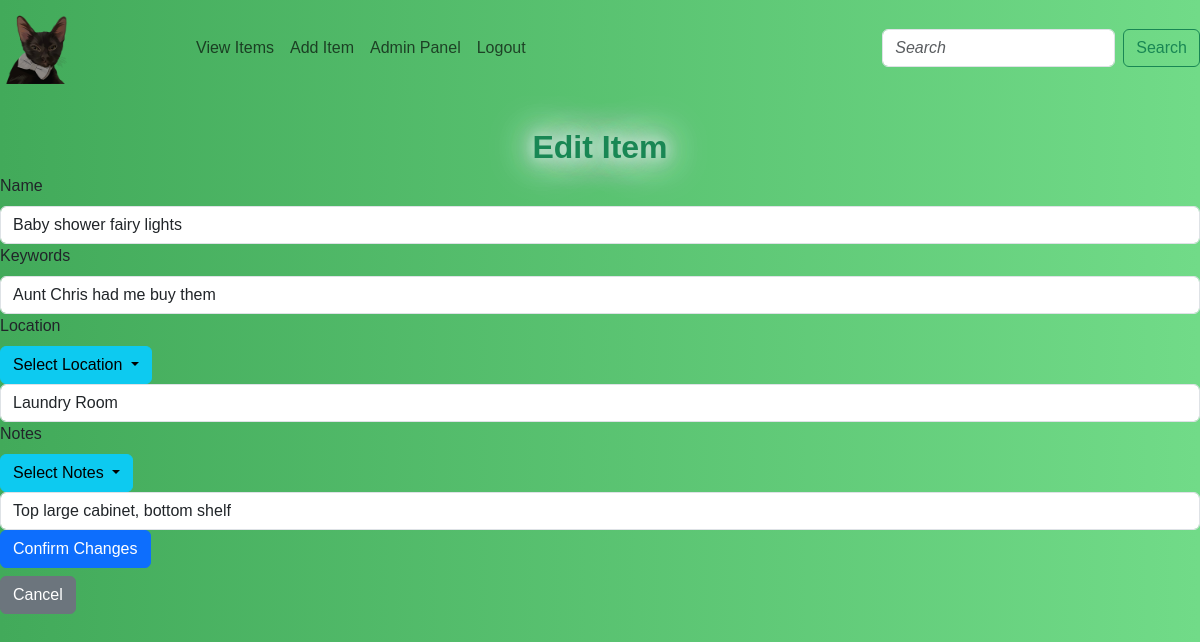
The page /edit/97 (signed in) on the database its author committed.
### app/models.py (models this page shows, shortened)
class Item(db.Model):
    id = db.Column(db.Integer, primary_key=True)
    name = db.Column(db.String(100), nullable=False)
    keywords = db.Column(db.String(200), nullable=True)
    location = db.Column(db.String(100), nullable=False)
    notes = db.Column(db.String, nullable=True)

### app/routes.py (the view, shortened to what this page needs)
@app.route('/edit/<int:item_id>', methods=['GET', 'POST'])
@login_required
@admin_required
def edit_item(item_id):
    item = Item.query.get_or_404(item_id)
    form = ItemForm(obj=item)
    locations = get_distinct_locations()
    return render_template('edit_item.html', form=form, locations=locations)

### app/forms.py
class ItemForm(FlaskForm):
    name = StringField('Name', validators=[DataRequired()])
    keywords = StringField('Keywords')
    location = StringField('Location', validators=[DataRequired()])
    notes = StringField('Notes')
    submit = SubmitField('Add Item')

### app/__init__.py (called while the page is built)
@login_manager.user_loader
def load_user(user_id):
    return models.User.query.get(int(user_id))

### app/routes.py (called while the page is built)
def get_distinct_locations():
    locations = Item.query.with_entities(Item.location).distinct().all()
    return [loc[0] for loc in locations]

### app/templates/edit_item.html (shortened to what this page needs)
{% extends "base.html" %}
{% block content %}
<h2>Edit Item</h2>
<form method="POST" action="" class="form">
   <div class="form-group">
    {{ form.name.label(class="form-label") }}<br>
    {{ form.name(class="form-control", size=32, placeholder="What is the name of the item?") }}
  </div>
  <div class="form-group">
    {{ form.keywords.label(class="form-label") }}<br>
    {{ form.keywords(class="form-control", size=32, placeholder="Anything specific about this item?") }}
  </div>
  <div class="form-group">
    {{ form.location.label(class="form-label") }}<br>
    <div class="dropdown">
      <button class="btn btn-info dropdown-toggle" type="button" id="dropdownMenuButton" data-bs-toggle="dropdown" aria-expanded="false">
        Select Location
      </button>
    {{ form.location(class="form-control", size=32, id="locationInput", placeholder="What room is this in?") }}
  </div>
  <div class="form-group">
    {{ form.notes.label(class="form-label") }}<br>
    <div class="dropdown">
      <button class="btn btn-info dropdown-toggle" type="button" id="notesDropdownButton" data-bs-toggle="dropdown" aria-expanded="false">
        Select Notes
      </button>
    </div>
    {{ form.notes(class="form-control", placeholder="Where in the room is this item?") }}
  </div>
  <div class="form-group">
    <button type="submit" class="btn btn-primary" id=“btnAddItem”>Confirm Changes</button>
  </div>
</form>
<a href="{{ url_for('view_items') }}" class="btn btn-secondary mt-2" id=“btnCancel”>Cancel</a>
{% endblock %}

### app/static/styles.css (style rules this page uses)
body, .navbar { background: linear-gradient(to right, #42aa5a 0%, #71db88 100%); }
body { font-family: Arial, sans-serif; }
h2 { margin-top: 1em; text-align: center; text-shadow: 0 0 15px #fff, 0 0 50px #d1e7dd, 0 0 35px #fff, 0 0 20px #198754, 0 0 30px #d1e7dd, 0 0 40px #d1e7dd, 2px 2px 2px rgba(206,89,55,0); color: #198754; font-weight: bolder; }
input::placeholder, textarea::placeholder { font-style: italic; font-size: 16px; }

### rows shown on the page
Item: name "Baby shower fairy lights", keywords "Aunt Chris had me buy them", location "Laundry Room", notes "Top large cabinet, bottom shelf"
